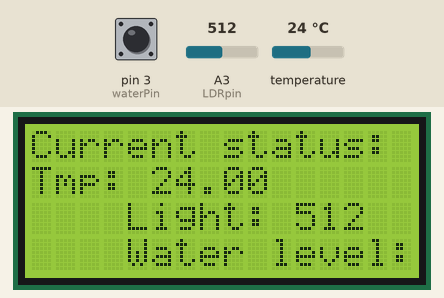
A sketch run on a simulated Arduino Uno, built with avr-gcc and run on an emulated ATmega328P. On the bench: 16×4 character LCD. The test bench sets the inputs (shaded band); at power-on: temperature 24 °C, A3 (LDRpin) = 512, pin 3 (waterPin) HIGH. What the sketch prints to the serial monitor is not drawn.

Above: at 1.2 s.
1.3 s: temperature set to 12 °C
At 2.2 s:
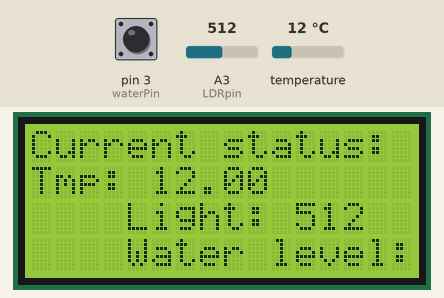
3.2 s: A3 (LDRpin) set to 716
At 5.4 s:
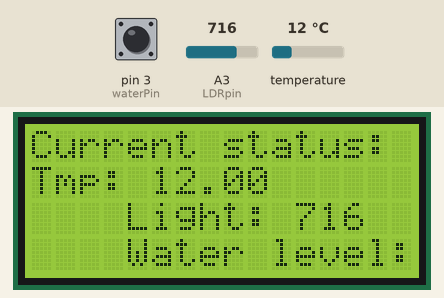
5.7 s: temperature set to 19 °C
7.4 s: A3 (LDRpin) set to 900
At 8.7 s:
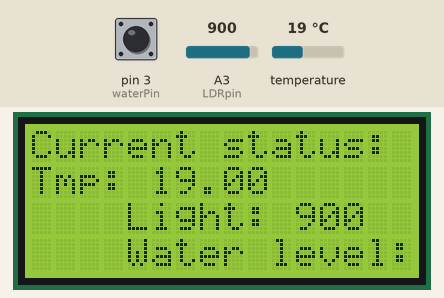
9.9 s: temperature set to 28 °C
At 11.2 s:
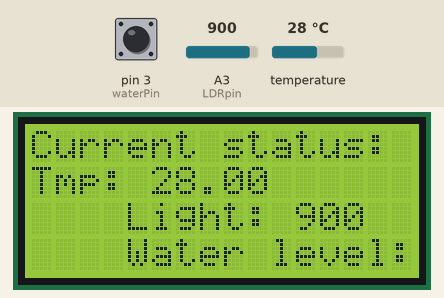
11.5 s: A3 (LDRpin) set to 1023
At 13.3 s:
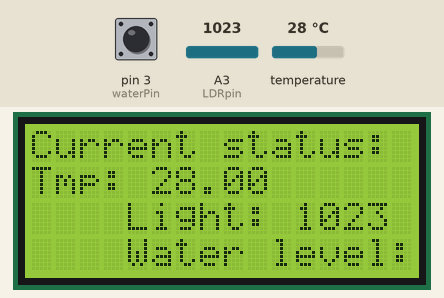
Timing chart, 0 to 14.8 s (numbered marks = the images above; inputs shaded):
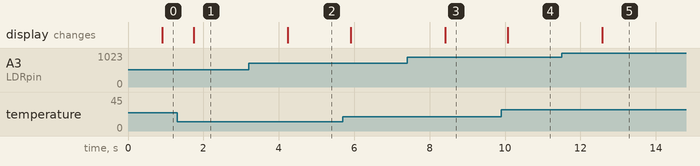

Measured:
- after the input at 1.3 s, the display: changes after 0.44 s (image 1)
- after the input at 3.2 s, the display: changes after 1.0 s (image 2)
- after the input at 7.4 s, the display: changes after 1.0 s (image 3)
- after the input at 9.9 s, the display: changes after 0.18 s (image 4)
- after the input at 11.5 s, the display: changes after 1.1 s (image 5)

The sketch:

main.ino
```cpp
// Library for LCD display
#include <LiquidCrystal_I2C.h>
// Libraries for temperature
#include <OneWire.h>
#include <DallasTemperature.h>
// Defines the temperatur sensor pin to get data
const int TMP_PIN = 2;

OneWire oneWire(TMP_PIN);
DallasTemperature tempSensor(&oneWire);

// Defines pin to check if the water level is sufficient
const int waterPin = 3;

// Temperature in Celsius
float tempC;
// Defines default light level
int LDRvalue = 0;
// Contains text to describe water level
String waterLevel = "";

// Readies the LCD display at the 0x27 address
LiquidCrystal_I2C lcd(0x27, 16, 4);
//
#define LDRpin A3

void setup()
{
  pinMode(waterPin, INPUT_PULLUP);
  // Starts the sensor
  tempSensor.begin();
  // Starts serial port used for debugging
  Serial.begin(9600);
  // Starts LCD display
  lcd.init();
  lcd.backlight();
}

void loop()
{

  // If statement checks if there is a connection between the wires and returns the current state of the water
  if (digitalRead(waterPin) == HIGH)
  {
    waterLevel = "Low";
  }
  else
  {
    waterLevel = "Good";
  }

  // Reads the current light level near the LDR and saves it to variable
  LDRvalue = analogRead(LDRpin);
  // LDR print for debugging
  Serial.println(LDRvalue);

  // Requests the current temperature from the sensor
  tempSensor.requestTemperatures();
  // Saves the current temperature to a variable
  tempC = tempSensor.getTempCByIndex(0);
  // Prints for debugging
  Serial.print("Temperature: ");
  Serial.print(tempC);
  Serial.println("°C");
  // Lines for displaying the enviroment's current condition
  lcd.clear();
  lcd.setCursor(0, 0);
  lcd.print("Current status:");
  lcd.setCursor(0, 1);
  lcd.print("Tmp: ");
  lcd.setCursor(6, 1);
  lcd.print("°C");
  lcd.setCursor(0, 2);
  lcd.print("Light:");
  lcd.setCursor(0, 3);
  lcd.print("Water level: ");

  lcd.setCursor(5, 1);
  lcd.print(tempC);
  lcd.setCursor(7, 2);
  lcd.print(LDRvalue);
  lcd.setCursor(13, 3);
  lcd.print(waterLevel);
  // Delay between status checks
  delay(10);
}
```
